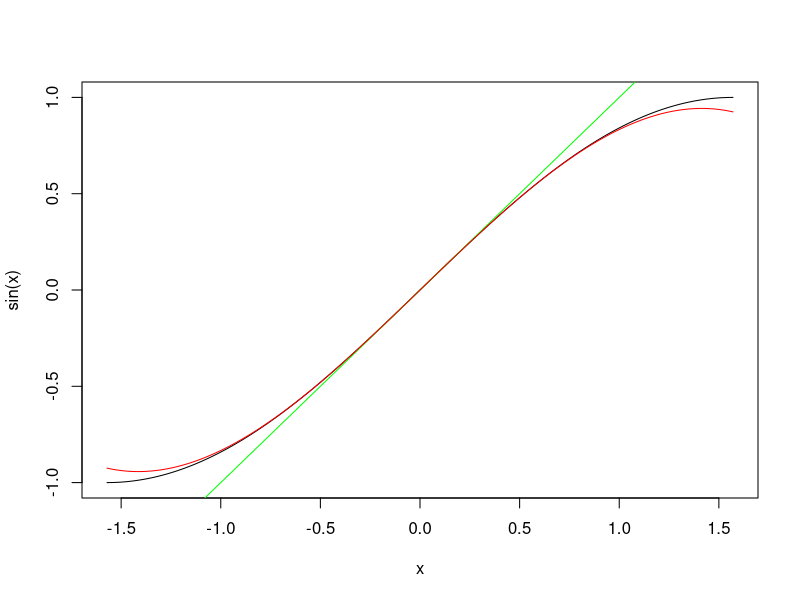

This chart was generated by the following R code:
# Load libraries
library(pracma)

# Set up x values
xvec <- runif(10^6)

# Polynomial evaluation - naive
tic()
for (x in xvec){
  2*x^4 + 3*x^3 - 3*x^2 + 5*x - 1
}
t1 <- toc(echo = FALSE)

# Polynomial evaluation - Horner
tic()
for (x in xvec){
  -1 + x*(5 + x*(-3 + x*(3 + 2*x)))
}
t2 <- toc(echo = FALSE)

# Compare times
as.numeric(t1/t2)

# Flavors of vector multiplication
x <- c(1,2,3)
y <- c(4,5,6)
z <- c(7,8,9,10)
x*y         # element-wise
t(x) %*% y  # dot product
sum(x*y)    # dot product
x %*% t(z)  # outer product
x %o% z     # outer product
outer(x,z)  # outer product

# Taylor Polynomial
P1 <- function(x) {x}
P3 <- function(x) {x-x^3/6}
x <- seq(from = -pi/2, to = pi/2, length = 200)
plot(x, sin(x), col = "black", type = "l")
lines(x, P1(x), col = "green")
lines(x, P3(x), col = "red")